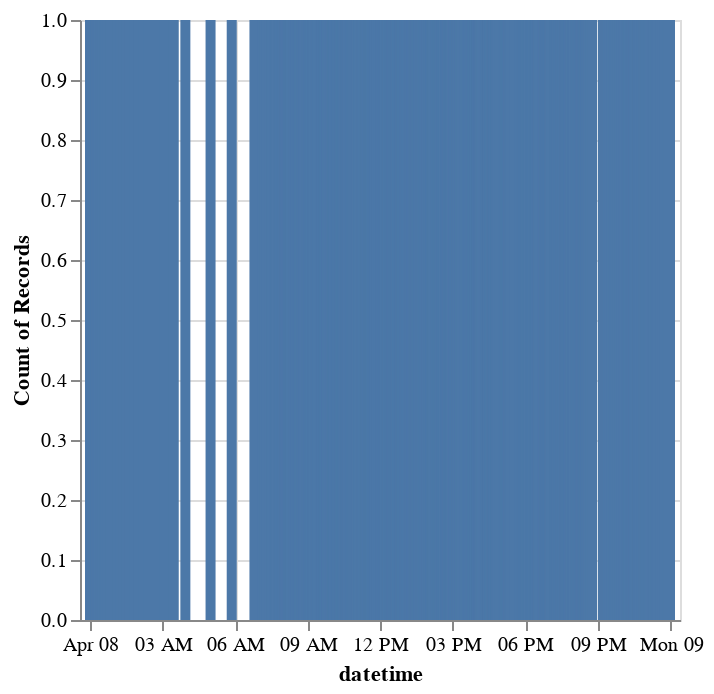

Write notebook code for a chart like this one.
### Code cell
alt.Chart(df[::1400]).mark_bar().encode(
    alt.X('datetime:T'),
    alt.Y('count(datetime):Q')
)

### Figure 1 — Vega-Lite specification as saved in the notebook (floating-point values rounded to 4 significant figures; data arrays with more than 128 entries replaced by an {"elided": "..."} marker saying what was removed)
{"data": {"name": "data-e196a522e985f972716cab4ba1712120"}, "mark": "bar", "encoding": {"x": {"field": "datetime", "type": "temporal"}, "y": {"aggregate": "count", "field": "datetime", "type": "quantitative"}}, "$schema": "https://vega.github.io/schema/vega-lite/v4.17.0.json", "datasets": {"data-e196a522e985f972716cab4ba1712120": {"elided": "962 records"}}}
